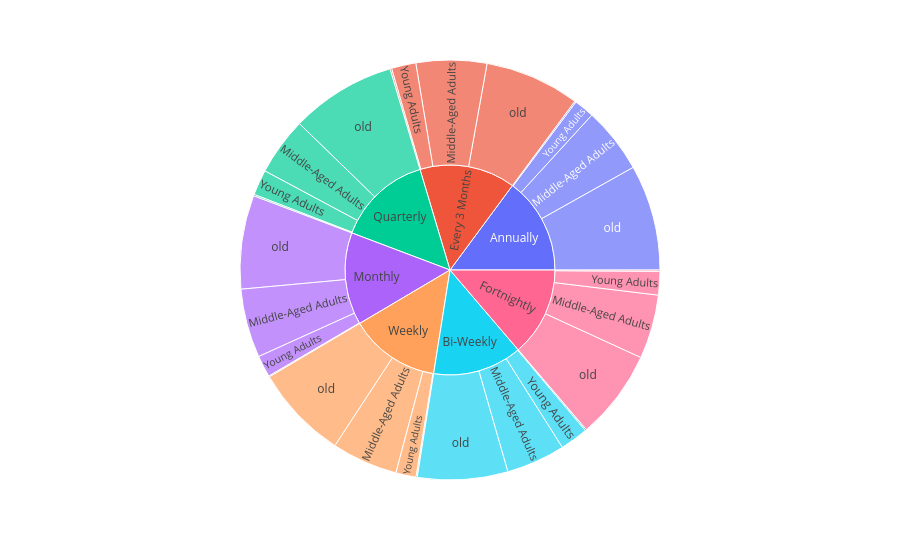

The cell this chart's notebook holds for it:
### Code cell
px.sunburst(shop, path=['Frequency of Purchases','Age_category'], values = 'Age')

### Figure 1 — Plotly figure (JSON) as saved in the notebook; plotly's stock layout.template omitted (floating-point values rounded to 4 significant figures)
{"data": [{"branchvalues": "total", "domain": {"x": [0, 1], "y": [0, 1]}, "hovertemplate": "labels=%{label}<br>Age=%{value}<br>parent=%{parent}<br>id=%{id}<extra></extra>", "ids": ["Fortnightly/old", "Fortnightly/Young Adults", "Weekly/Middle-Aged Adults", "Weekly/Young Adults", "Annually/Middle-Aged Adults", "Quarterly/old", "Annually/Young Adults", "Bi-Weekly/old", "Weekly/old", "Monthly/old", "Bi-Weekly/Young Adults", "Every 3 Months/Young Adults", "Quarterly/Middle-Aged Adults", "Annually/old", "Weekly/teen", "Annually/teen", "Every 3 Months/old", "Monthly/Middle-Aged Adults", "Fortnightly/Middle-Aged Adults", "Bi-Weekly/Middle-Aged Adults", "Every 3 Months/Middle-Aged Adults", "Every 3 Months/teen", "Monthly/Young Adults", "Quarterly/Young Adults", "Bi-Weekly/teen", "Quarterly/teen", "Monthly/teen", "Fortnightly/teen", "Fortnightly", "Weekly", "Annually", "Quarterly", "Bi-Weekly", "Monthly", "Every 3 Months"], "labels": ["old", "Young Adults", "Middle-Aged Adults", "Young Adults", "Middle-Aged Adults", "old", "Young Adults", "old", "old", "old", "Young Adults", "Young Adults", "Middle-Aged Adults", "old", "teen", "teen", "old", "Middle-Aged Adults", "Middle-Aged Adults", "Middle-Aged Adults", "Middle-Aged Adults", "teen", "Young Adults", "Young Adults", "teen", "teen", "teen", "teen", "Fortnightly", "Weekly", "Annually", "Quarterly", "Bi-Weekly", "Monthly", "Every 3 Months"], "name": "", "parents": ["Fortnightly", "Fortnightly", "Weekly", "Weekly", "Annually", "Quarterly", "Annually", "Bi-Weekly", "Weekly", "Monthly", "Bi-Weekly", "Every 3 Months", "Quarterly", "Annually", "Weekly", "Annually", "Every 3 Months", "Monthly", "Fortnightly", "Bi-Weekly", "Every 3 Months", "Every 3 Months", "Monthly", "Quarterly", "Bi-Weekly", "Quarterly", "Monthly", "Fortnightly", "", "", "", "", "", "", ""], "type": "sunburst", "values": [11870.0, 3110.0, 8736.0, 2680.0, 8712.0, 13940.0, 2679.0, 11940.0, 12490.0, 12380.0, 3709.0, 3235.0, 7652.0, 13980.0, 162.0, 180.0, 12560.0, 9106.0, 8468.0, 7802.0, 9343.0, 216.0, 2873.0, 3365.0, 180.0, 198.0, 126.0, 180.0, 23620.0, 24070.0, 25550.0, 25160.0, 23630.0, 24490.0, 25350.0]}], "layout": {"legend": {"tracegroupgap": 0}, "margin": {"t": 60}}}
